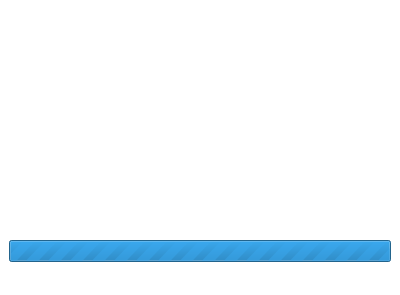
<?xml version="1.0" encoding="UTF-8"?>
<ui version="4.0">
 <class>ProgressSlideshowDialog</class>
 <widget class="QDialog" name="ProgressSlideshowDialog">
  <property name="windowModality">
   <enum>Qt::WindowModal</enum>
  </property>
  <property name="geometry">
   <rect>
    <x>0</x>
    <y>0</y>
    <width>400</width>
    <height>295</height>
   </rect>
  </property>
  <property name="palette">
   <palette>
    <active>
     <colorrole role="WindowText">
      <brush brushstyle="SolidPattern">
       <color alpha="255">
        <red>34</red>
        <green>31</green>
        <blue>30</blue>
       </color>
      </brush>
     </colorrole>
     <colorrole role="Text">
      <brush brushstyle="SolidPattern">
       <color alpha="255">
        <red>31</red>
        <green>28</green>
        <blue>27</blue>
       </color>
      </brush>
     </colorrole>
     <colorrole role="ButtonText">
      <brush brushstyle="SolidPattern">
       <color alpha="255">
        <red>34</red>
        <green>31</green>
        <blue>30</blue>
       </color>
      </brush>
     </colorrole>
     <colorrole role="Base">
      <brush brushstyle="SolidPattern">
       <color alpha="255">
        <red>255</red>
        <green>255</green>
        <blue>255</blue>
       </color>
      </brush>
     </colorrole>
     <colorrole role="Window">
      <brush brushstyle="SolidPattern">
       <color alpha="255">
        <red>255</red>
        <green>255</green>
        <blue>255</blue>
       </color>
      </brush>
     </colorrole>
    </active>
    <inactive>
     <colorrole role="WindowText">
      <brush brushstyle="SolidPattern">
       <color alpha="255">
        <red>34</red>
        <green>31</green>
        <blue>30</blue>
       </color>
      </brush>
     </colorrole>
     <colorrole role="Text">
      <brush brushstyle="SolidPattern">
       <color alpha="255">
        <red>31</red>
        <green>28</green>
        <blue>27</blue>
       </color>
      </brush>
     </colorrole>
     <colorrole role="ButtonText">
      <brush brushstyle="SolidPattern">
       <color alpha="255">
        <red>34</red>
        <green>31</green>
        <blue>30</blue>
       </color>
      </brush>
     </colorrole>
     <colorrole role="Base">
      <brush brushstyle="SolidPattern">
       <color alpha="255">
        <red>255</red>
        <green>255</green>
        <blue>255</blue>
       </color>
      </brush>
     </colorrole>
     <colorrole role="Window">
      <brush brushstyle="SolidPattern">
       <color alpha="255">
        <red>255</red>
        <green>255</green>
        <blue>255</blue>
       </color>
      </brush>
     </colorrole>
    </inactive>
    <disabled>
     <colorrole role="WindowText">
      <brush brushstyle="SolidPattern">
       <color alpha="255">
        <red>255</red>
        <green>255</green>
        <blue>255</blue>
       </color>
      </brush>
     </colorrole>
     <colorrole role="Text">
      <brush brushstyle="SolidPattern">
       <color alpha="255">
        <red>255</red>
        <green>255</green>
        <blue>255</blue>
       </color>
      </brush>
     </colorrole>
     <colorrole role="ButtonText">
      <brush brushstyle="SolidPattern">
       <color alpha="255">
        <red>255</red>
        <green>255</green>
        <blue>255</blue>
       </color>
      </brush>
     </colorrole>
     <colorrole role="Base">
      <brush brushstyle="SolidPattern">
       <color alpha="255">
        <red>255</red>
        <green>255</green>
        <blue>255</blue>
       </color>
      </brush>
     </colorrole>
     <colorrole role="Window">
      <brush brushstyle="SolidPattern">
       <color alpha="255">
        <red>255</red>
        <green>255</green>
        <blue>255</blue>
       </color>
      </brush>
     </colorrole>
    </disabled>
   </palette>
  </property>
  <property name="windowTitle">
   <string/>
  </property>
  <property name="styleSheet">
   <string notr="true"/>
  </property>
  <layout class="QVBoxLayout" name="verticalLayout">
   <property name="margin">
    <number>0</number>
   </property>
   <item>
    <widget class="QLabel" name="imagespace">
     <property name="sizePolicy">
      <sizepolicy hsizetype="Fixed" vsizetype="Fixed">
       <horstretch>0</horstretch>
       <verstretch>0</verstretch>
      </sizepolicy>
     </property>
     <property name="minimumSize">
      <size>
       <width>400</width>
       <height>200</height>
      </size>
     </property>
     <property name="frameShape">
      <enum>QFrame::NoFrame</enum>
     </property>
     <property name="lineWidth">
      <number>0</number>
     </property>
     <property name="text">
      <string/>
     </property>
     <property name="alignment">
      <set>Qt::AlignCenter</set>
     </property>
     <property name="margin">
      <number>0</number>
     </property>
     <property name="indent">
      <number>-1</number>
     </property>
    </widget>
   </item>
   <item>
    <widget class="QFrame" name="frame">
     <property name="frameShape">
      <enum>QFrame::Box</enum>
     </property>
     <property name="frameShadow">
      <enum>QFrame::Plain</enum>
     </property>
     <property name="lineWidth">
      <number>0</number>
     </property>
     <layout class="QVBoxLayout" name="verticalLayout_2">
      <item>
       <widget class="QLabel" name="statusLabel">
        <property name="font">
         <font>
          <pointsize>11</pointsize>
         </font>
        </property>
        <property name="text">
         <string/>
        </property>
        <property name="wordWrap">
         <bool>true</bool>
        </property>
       </widget>
      </item>
      <item>
       <widget class="QProgressBar" name="progressBar">
        <property name="maximum">
         <number>0</number>
        </property>
        <property name="value">
         <number>0</number>
        </property>
       </widget>
      </item>
      <item>
       <widget class="QLabel" name="mbwrittenLabel">
        <property name="font">
         <font>
          <pointsize>11</pointsize>
         </font>
        </property>
        <property name="text">
         <string/>
        </property>
       </widget>
      </item>
     </layout>
    </widget>
   </item>
  </layout>
 </widget>
 <resources/>
 <connections/>
</ui>
